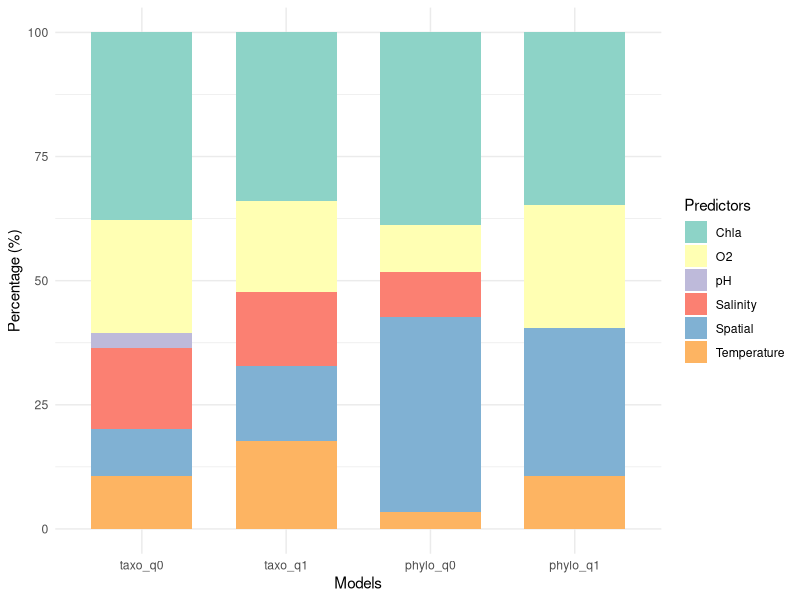

The R script that drew this image: (Note: this script raises an error after producing the figure.)
#======== PROJECT COM2LIFE ========
## Graphical representation of GDM models
## Pourcentage of predictors for each model and each species

# Load libraries
library(ggplot2)
library(dplyr)
library(tidyverse)

# ==== PERCA FLUVIATILIS =========
# Data for gdm.1
gdm.1 <- data.frame(
  model = "taxo_q0",
  predictor = c("Chla", "O2", "Salinity", "Temperature", "Spatial", "pH"),
  coefficient = c(0.881, 0.53, 0.378, 0.251, 0.22, 0.074),
  stringsAsFactors = FALSE
)

# Data for gdm.2
gdm.2 <- data.frame(
  model = "taxo_q1",
  predictor = c("Chla", "O2", "Temperature", "Spatial", "Salinity", "pH"),
  coefficient = c(1.091, 0.584, 0.566, 0.484, 0.481, 0),
  stringsAsFactors = FALSE
)

# Data for gdm.3
gdm.3 <- data.frame(
  model = "phylo_q0",
  predictor = c("Spatial", "Chla", "O2", "Salinity", "Temperature", "pH"),
  coefficient = c(0.337, 0.334, 0.081, 0.079, 0.03, 0),
  stringsAsFactors = FALSE
)

# Data for gdm.4
gdm.4 <- data.frame(
  model = "phylo_q1",
  predictor = c("Chla", "Spatial", "O2", "Temperature", "Salinity", "pH"),
  coefficient = c(0.156, 0.133, 0.111, 0.048, 0, 0),
  stringsAsFactors = FALSE
)

# Concatenated dataframe
combined_data <- rbind(gdm.1, gdm.2, gdm.3, gdm.4)

# Calculated each porcentage
combined_data <- combined_data %>%
  group_by(model) %>%
  mutate(total_coefficient = sum(coefficient)) %>%
  mutate(percentage = (coefficient / total_coefficient) * 100) %>%
  ungroup()

# Convert model into factor
combined_data$model <- factor(combined_data$model, levels = c("taxo_q0", "taxo_q1", "phylo_q0", "phylo_q1"))

# create barplot
results_gdm_per <- ggplot2::ggplot(combined_data, ggplot2::aes(x = model, y = percentage, fill = predictor)) +
  ggplot2::geom_bar(stat = "identity", position = "stack", width = 0.7) +
  ggplot2::theme_minimal() +
  ggplot2::labs(x = "Models", y = "Percentage (%)", fill = "Predictors") +
  ggplot2::scale_fill_brewer(palette = "Set3")

path_to_my_object = here::here("figures","figure4A.png")
ggplot2::ggsave(filename = path_to_my_object, plot = results_gdm_per, device = "png")

#===== LEPOMIS GIBBOSUS =======
# Data for gdm.1
gdm.1 <- data.frame(
  model = "taxo_q0",
  predictor = c("Chla", "Salinity", "pH", "O2", "Temperature", "Spatial"),
  coefficient = c(0.618, 0.447, 0.222, 0.191, 0.062,0),
  stringsAsFactors = FALSE
)

# Data for gdm.2
gdm.2 <- data.frame(
  model = "taxo_q1",
  predictor = c("Chla", "Salinity", "O2", "pH", "Temperature", "Spatial"),
  coefficient = c(1.261, 0.522, 0.08, 0.047, 0.041, 0),
  stringsAsFactors = FALSE
)

# Data for gdm.3
gdm.3 <- data.frame(
  model = "phylo_q0",
  predictor = c("pH", "Salinity", "Temperature", "Spatial", "O2", "Chla"),
  coefficient = c(0.467, 0.177, 0.07, 0.054, 0, 0),
  stringsAsFactors = FALSE
)

# Data for gdm.4
gdm.4 <- data.frame(
  model = "phylo_q1",
  predictor = c("Chla", "Salinity", "Spatial", "Temperature", "pH", "O2"),
  coefficient = c(0.113, 0.091, 0.006, 0.014, 0.011, 0.008),
  stringsAsFactors = FALSE
)

# Concatenated dataframe
combined_data <- rbind(gdm.1, gdm.2, gdm.3, gdm.4)

# Calculated each porcentage
combined_data <- combined_data %>%
  group_by(model) %>%
  mutate(total_coefficient = sum(coefficient)) %>%
  mutate(percentage = (coefficient / total_coefficient) * 100) %>%
  ungroup()

# Convert model into factor
combined_data$model <- factor(combined_data$model, levels = c("taxo_q0", "taxo_q1", "phylo_q0", "phylo_q1"))

# Plot
results_gdm_lep <- ggplot2::ggplot(combined_data, ggplot2::aes(x = model, y = percentage, fill = predictor)) +
  ggplot2::geom_bar(stat = "identity", position = "stack", width = 0.7) +
  ggplot2::theme_minimal() +
  ggplot2::labs(x = "Models", y = "Percentage (%)", fill = "Predictors") +
  ggplot2::scale_fill_brewer(palette = "Set3")

# Save
path_to_my_object = here::here("figures","figure4B.png")
ggplot2::ggsave(filename = path_to_my_object, plot = results_gdm_lep, device = "png")

# Create plot
plot_left <- results_gdm_per +
  ggplot2::theme(legend.position = "none")  

plot_right <- results_gdm_lep +
  ggplot2::theme(axis.title.y = ggplot2::element_blank())  

combined_plot <- cowplot::plot_grid(plot_left, plot_right, labels = c("A", "B"), ncol = 2, align = "hv")

# Add legend
combined_plot_gdm <- cowplot::plot_grid(
  combined_plot,
  cowplot::draw_plot_label(label = "Legend", size = 15, hjust = 0, vjust = 1),  # Positionner la légende à droite
  ncol = 2,
  rel_widths = c(1, 0.1),  
  align = "v"  
)

# Save
path_to_my_object = here::here("figures","figure4.png")
ggplot2::ggsave(filename = path_to_my_object, plot = combined_plot_gdm, device = "png")
